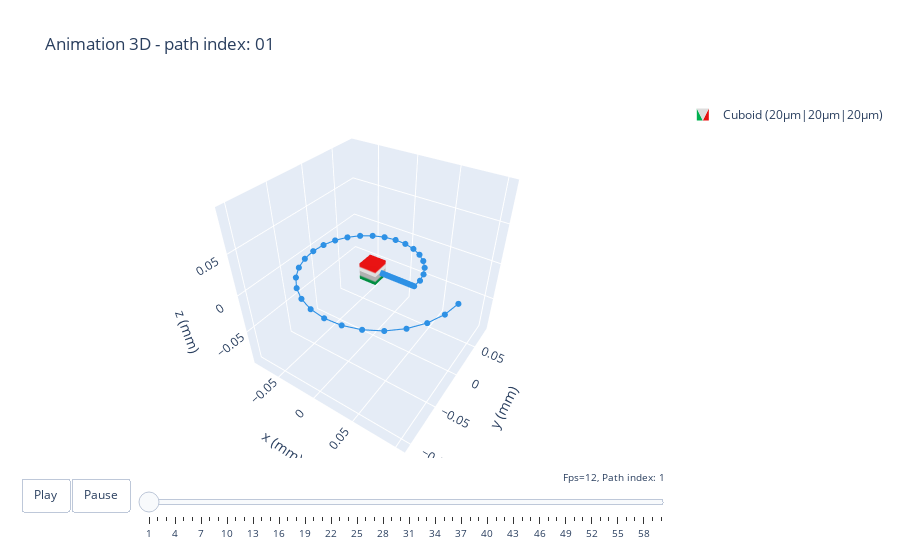

This figure's notebook cell:
### Code cell
import numpy as np

from magpylib.magnet import Cuboid

# Create cube and set linear path
cube = Cuboid(magnetization=(0, 0, 0.1), dimension=(0.02, 0.02, 0.02))
cube.position = np.linspace((0, 0, 0), (0.1, 0, 0), 60)

# Apply rotation about self - starting at index 0
cube.rotate_from_rotvec(np.linspace((0, 0, 0), (0, 0, 360), 30), start=0)

# Apply rotation about origin - starting at index 30
cube.rotate_from_rotvec(np.linspace((0, 0, 0), (0, 0, 360), 30), anchor=0, start=30)

# Display paths as animation
cube.show(backend="plotly", animation=True)

### Figure 1 — Plotly figure (JSON) as saved in the notebook; plotly's stock layout.template omitted (floating-point values rounded to 4 significant figures)
{"data": [{"color": "#2e91e5", "colorscale": [[0, "#00b050"], [0.16, "#00b050"], [0.26, "#dddddd"], [0.74, "#dddddd"], [0.84, "#e71111"], [1, "#e71111"]], "i": [7, 0, 0, 0, 4, 4, 2, 6, 4, 0, 3, 7], "intensity": [0, 0, 0, 0, 1, 1, 1, 1], "j": [0, 7, 1, 2, 6, 7, 1, 2, 5, 5, 2, 2], "k": [3, 4, 2, 3, 5, 6, 5, 5, 0, 1, 7, 6], "legendgroup": "Cuboid(id=1924213012176)", "name": "Cuboid (20µm|20µm|20µm)", "opacity": 1, "showlegend": true, "showscale": false, "type": "mesh3d", "x": [-0.01, -0.01, 0.01, 0.01, -0.01, -0.01, 0.01, 0.01], "y": [-0.01, 0.01, 0.01, -0.01, -0.01, 0.01, 0.01, -0.01], "z": [-0.01, -0.01, -0.01, -0.01, 0.01, 0.01, 0.01, 0.01]}, {"legendgroup": "Cuboid(id=1924213012176)", "line": {"color": "#2e91e5", "dash": "solid", "width": 2.2}, "marker": {"color": "#2e91e5", "size": 2.1, "symbol": "circle"}, "mode": "markers+lines", "name": "Cuboid (20µm|20µm|20µm)", "opacity": 1, "showlegend": false, "type": "scatter3d", "x": [0, 0.001695, 0.00339, 0.005085, 0.00678, 0.008475, 0.01017, 0.01186, 0.01356, 0.01525, 0.01695, 0.01864, 0.02034, 0.02203, 0.02373, 0.02542, 0.02712, 0.02881, 0.03051, 0.0322, 0.0339, 0.03559, 0.03729, 0.03898, 0.04068, 0.04237, 0.04407, 0.04576, 0.04746, 0.04915, 0.05085, 0.05131, 0.04922, 0.04453, 0.03731, 0.02779, 0.01632, 0.003395, -0.01042, -0.02447, -0.03805, -0.05045, -0.061, -0.06907, -0.07414, -0.07582, -0.07388, -0.06826, -0.05906, -0.04661, -0.03137, -0.01398, 0.004772, 0.02403, 0.04287, 0.06035, 0.07556, 0.08768, 0.09601, 0.1], "y": [0, 0, 0, 0, 0, 0, 0, 0, 0, 0, 0, 0, 0, 0, 0, 0, 0, 0, 0, 0, 0, 0, 0, 0, 0, 0, 0, 0, 0, 0, 0, 0.0113, 0.02277, 0.03385, 0.04392, 0.05241, 0.05879, 0.06262, 0.06356, 0.06141, 0.05611, 0.04779, 0.0367, 0.02327, 0.008063, -0.008246, -0.02489, -0.04107, -0.05595, -0.06874, -0.07873, -0.0853, -0.08801, -0.08656, -0.08086, -0.07105, -0.05744, -0.04057, -0.02113, -2.449e-17], "z": [0, 0, 0, 0, 0, 0, 0, 0, 0, 0, 0, 0, 0, 0, 0, 0, 0, 0, 0, 0, 0, 0, 0, 0, 0, 0, 0, 0, 0, 0, 0, 0, 0, 0, 0, 0, 0, 0, 0, 0, 0, 0, 0, 0, 0, 0, 0, 0, 0, 0, 0, 0, 0, 0, 0, 0, 0, 0, 0, 0]}], "layout": {"legend": {"itemsizing": "constant"}, "scene": {"aspectmode": "manual", "aspectratio": {"x": 1, "y": 1, "z": 1}, "camera": {"eye": {"x": 1, "y": -1.5, "z": 1.4}}, "xaxis": {"autorange": false, "range": [-0.08685, 0.11], "title": {"text": "x (mm)"}}, "yaxis": {"autorange": false, "range": [-0.1103, 0.08651], "title": {"text": "y (mm)"}}, "zaxis": {"autorange": false, "range": [-0.09842, 0.09842], "title": {"text": "z (mm)"}}}, "sliders": [{"active": 0, "currentvalue": {"prefix": "Fps=12, Path index: ", "visible": true, "xanchor": "right"}, "font": {"size": 10}, "len": 0.9, "pad": {"b": 10, "t": 10}, "steps": [{"args": [["1"], {"frame": {"duration": 0, "redraw": true}, "mode": "immediate"}], "label": "1", "method": "animate"}, {"args": [["2"], {"frame": {"duration": 0, "redraw": true}, "mode": "immediate"}], "label": "2", "method": "animate"}, {"args": [["3"], {"frame": {"duration": 0, "redraw": true}, "mode": "immediate"}], "label": "3", "method": "animate"}, {"args": [["4"], {"frame": {"duration": 0, "redraw": true}, "mode": "immediate"}], "label": "4", "method": "animate"}, {"args": [["5"], {"frame": {"duration": 0, "redraw": true}, "mode": "immediate"}], "label": "5", "method": "animate"}, {"args": [["6"], {"frame": {"duration": 0, "redraw": true}, "mode": "immediate"}], "label": "6", "method": "animate"}, {"args": [["7"], {"frame": {"duration": 0, "redraw": true}, "mode": "immediate"}], "label": "7", "method": "animate"}, {"args": [["8"], {"frame": {"duration": 0, "redraw": true}, "mode": "immediate"}], "label": "8", "method": "animate"}, {"args": [["9"], {"frame": {"duration": 0, "redraw": true}, "mode": "immediate"}], "label": "9", "method": "animate"}, {"args": [["10"], {"frame": {"duration": 0, "redraw": true}, "mode": "immediate"}], "label": "10", "method": "animate"}, {"args": [["11"], {"frame": {"duration": 0, "redraw": true}, "mode": "immediate"}], "label": "11", "method": "animate"}, {"args": [["12"], {"frame": {"duration": 0, "redraw": true}, "mode": "immediate"}], "label": "12", "method": "animate"}, {"args": [["13"], {"frame": {"duration": 0, "redraw": true}, "mode": "immediate"}], "label": "13", "method": "animate"}, {"args": [["14"], {"frame": {"duration": 0, "redraw": true}, "mode": "immediate"}], "label": "14", "method": "animate"}, {"args": [["15"], {"frame": {"duration": 0, "redraw": true}, "mode": "immediate"}], "label": "15", "method": "animate"}, {"args": [["16"], {"frame": {"duration": 0, "redraw": true}, "mode": "immediate"}], "label": "16", "method": "animate"}, {"args": [["17"], {"frame": {"duration": 0, "redraw": true}, "mode": "immediate"}], "label": "17", "method": "animate"}, {"args": [["18"], {"frame": {"duration": 0, "redraw": true}, "mode": "immediate"}], "label": "18", "method": "animate"}, {"args": [["19"], {"frame": {"duration": 0, "redraw": true}, "mode": "immediate"}], "label": "19", "method": "animate"}, {"args": [["20"], {"frame": {"duration": 0, "redraw": true}, "mode": "immediate"}], "label": "20", "method": "animate"}, {"args": [["21"], {"frame": {"duration": 0, "redraw": true}, "mode": "immediate"}], "label": "21", "method": "animate"}, {"args": [["22"], {"frame": {"duration": 0, "redraw": true}, "mode": "immediate"}], "label": "22", "method": "animate"}, {"args": [["23"], {"frame": {"duration": 0, "redraw": true}, "mode": "immediate"}], "label": "23", "method": "animate"}, {"args": [["24"], {"frame": {"duration": 0, "redraw": true}, "mode": "immediate"}], "label": "24", "method": "animate"}, {"args": [["25"], {"frame": {"duration": 0, "redraw": true}, "mode": "immediate"}], "label": "25", "method": "animate"}, {"args": [["26"], {"frame": {"duration": 0, "redraw": true}, "mode": "immediate"}], "label": "26", "method": "animate"}, {"args": [["27"], {"frame": {"duration": 0, "redraw": true}, "mode": "immediate"}], "label": "27", "method": "animate"}, {"args": [["28"], {"frame": {"duration": 0, "redraw": true}, "mode": "immediate"}], "label": "28", "method": "animate"}, {"args": [["29"], {"frame": {"duration": 0, "redraw": true}, "mode": "immediate"}], "label": "29", "method": "animate"}, {"args": [["30"], {"frame": {"duration": 0, "redraw": true}, "mode": "immediate"}], "label": "30", "method": "animate"}, {"args": [["31"], {"frame": {"duration": 0, "redraw": true}, "mode": "immediate"}], "label": "31", "method": "animate"}, {"args": [["32"], {"frame": {"duration": 0, "redraw": true}, "mode": "immediate"}], "label": "32", "method": "animate"}, {"args": [["33"], {"frame": {"duration": 0, "redraw": true}, "mode": "immediate"}], "label": "33", "method": "animate"}, {"args": [["34"], {"frame": {"duration": 0, "redraw": true}, "mode": "immediate"}], "label": "34", "method": "animate"}, {"args": [["35"], {"frame": {"duration": 0, "redraw": true}, "mode": "immediate"}], "label": "35", "method": "animate"}, {"args": [["36"], {"frame": {"duration": 0, "redraw": true}, "mode": "immediate"}], "label": "36", "method": "animate"}, {"args": [["37"], {"frame": {"duration": 0, "redraw": true}, "mode": "immediate"}], "label": "37", "method": "animate"}, {"args": [["38"], {"frame": {"duration": 0, "redraw": true}, "mode": "immediate"}], "label": "38", "method": "animate"}, {"args": [["39"], {"frame": {"duration": 0, "redraw": true}, "mode": "immediate"}], "label": "39", "method": "animate"}, {"args": [["40"], {"frame": {"duration": 0, "redraw": true}, "mode": "immediate"}], "label": "40", "method": "animate"}, {"args": [["41"], {"frame": {"duration": 0, "redraw": true}, "mode": "immediate"}], "label": "41", "method": "animate"}, {"args": [["42"], {"frame": {"duration": 0, "redraw": true}, "mode": "immediate"}], "label": "42", "method": "animate"}, {"args": [["43"], {"frame": {"duration": 0, "redraw": true}, "mode": "immediate"}], "label": "43", "method": "animate"}, {"args": [["44"], {"frame": {"duration": 0, "redraw": true}, "mode": "immediate"}], "label": "44", "method": "animate"}, {"args": [["45"], {"frame": {"duration": 0, "redraw": true}, "mode": "immediate"}], "label": "45", "method": "animate"}, {"args": [["46"], {"frame": {"duration": 0, "redraw": true}, "mode": "immediate"}], "label": "46", "method": "animate"}, {"args": [["47"], {"frame": {"duration": 0, "redraw": true}, "mode": "immediate"}], "label": "47", "method": "animate"}, {"args": [["48"], {"frame": {"duration": 0, "redraw": true}, "mode": "immediate"}], "label": "48", "method": "animate"}, {"args": [["49"], {"frame": {"duration": 0, "redraw": true}, "mode": "immediate"}], "label": "49", "method": "animate"}, {"args": [["50"], {"frame": {"duration": 0, "redraw": true}, "mode": "immediate"}], "label": "50", "method": "animate"}, {"args": [["51"], {"frame": {"duration": 0, "redraw": true}, "mode": "immediate"}], "label": "51", "method": "animate"}, {"args": [["52"], {"frame": {"duration": 0, "redraw": true}, "mode": "immediate"}], "label": "52", "method": "animate"}, {"args": [["53"], {"frame": {"duration": 0, "redraw": true}, "mode": "immediate"}], "label": "53", "method": "animate"}, {"args": [["54"], {"frame": {"duration": 0, "redraw": true}, "mode": "immediate"}], "label": "54", "method": "animate"}, {"args": [["55"], {"frame": {"duration": 0, "redraw": true}, "mode": "immediate"}], "label": "55", "method": "animate"}, {"args": [["56"], {"frame": {"duration": 0, "redraw": true}, "mode": "immediate"}], "label": "56", "method": "animate"}, {"args": [["57"], {"frame": {"duration": 0, "redraw": true}, "mode": "immediate"}], "label": "57", "method": "animate"}, {"args": [["58"], {"frame": {"duration": 0, "redraw": true}, "mode": "immediate"}], "label": "58", "method": "animate"}, {"args": [["59"], {"frame": {"duration": 0, "redraw": true}, "mode": "immediate"}], "label": "59", "method": "animate"}, {"args": [["60"], {"frame": {"duration": 0, "redraw": true}, "mode": "immediate"}], "label": "60", "method": "animate"}], "x": 0.1, "xanchor": "left", "y": 0, "yanchor": "top"}], "title": {"text": "Animation 3D - path index: 01"}, "updatemenus": [{"buttons": [{"args": [null, {"frame": {"duration": 83}, "fromcurrent": true, "transition": {"duration": 0}}], "label": "Play", "method": "animate"}, {"args": [[null], {"frame": {"duration": 0}, "mode": "immediate"}], "label": "Pause", "method": "animate"}], "direction": "left", "pad": {"r": 10, "t": 20}, "showactive": false, "type": "buttons", "x": 0.1, "xanchor": "right", "y": 0, "yanchor": "top"}]}}
